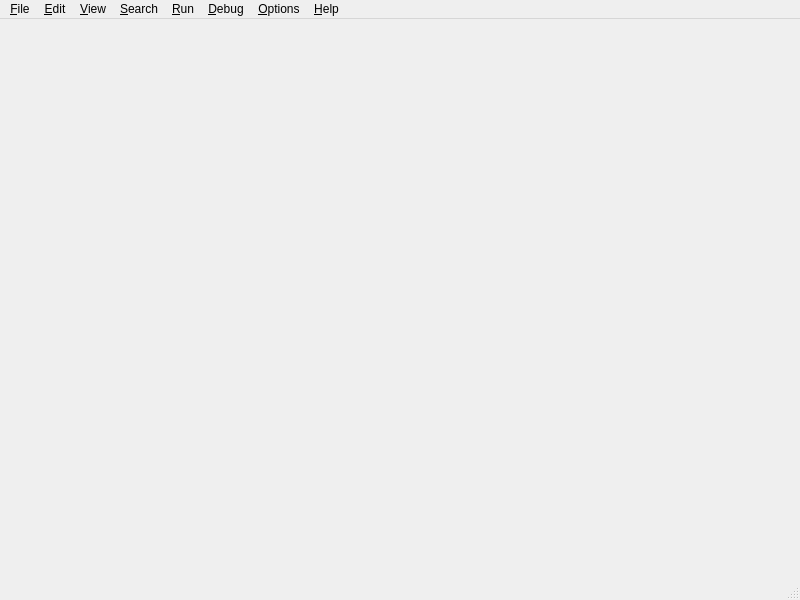
<?xml version="1.0" encoding="UTF-8"?>
<ui version="4.0">
 <class>MainWindow</class>
 <widget class="QMainWindow" name="MainWindow">
  <property name="geometry">
   <rect>
    <x>0</x>
    <y>0</y>
    <width>800</width>
    <height>600</height>
   </rect>
  </property>
  <property name="windowTitle">
   <string>ne0ndrag0n qLua</string>
  </property>
  <widget class="QWidget" name="centralwidget"/>
  <widget class="QMenuBar" name="menubar">
   <property name="geometry">
    <rect>
     <x>0</x>
     <y>0</y>
     <width>800</width>
     <height>19</height>
    </rect>
   </property>
   <widget class="QMenu" name="menu_File">
    <property name="title">
     <string>&amp;File</string>
    </property>
    <addaction name="action_New"/>
    <addaction name="action_Open"/>
    <addaction name="action_Save"/>
    <addaction name="actionSave_As"/>
    <addaction name="separator"/>
    <addaction name="action_Print"/>
    <addaction name="separator"/>
    <addaction name="actionE_xit"/>
   </widget>
   <widget class="QMenu" name="menu_Edit">
    <property name="title">
     <string>&amp;Edit</string>
    </property>
    <addaction name="actionCu_t"/>
    <addaction name="action_Copy"/>
    <addaction name="action_Paste"/>
    <addaction name="actionCl_ear"/>
    <addaction name="separator"/>
    <addaction name="actionNew_Function"/>
   </widget>
   <widget class="QMenu" name="menu_View">
    <property name="title">
     <string>&amp;View</string>
    </property>
   </widget>
   <widget class="QMenu" name="menu_Search">
    <property name="title">
     <string>&amp;Search</string>
    </property>
   </widget>
   <widget class="QMenu" name="menu_Run">
    <property name="title">
     <string>&amp;Run</string>
    </property>
   </widget>
   <widget class="QMenu" name="menu_Debug">
    <property name="title">
     <string>&amp;Debug</string>
    </property>
   </widget>
   <widget class="QMenu" name="menu_Options">
    <property name="title">
     <string>&amp;Options</string>
    </property>
   </widget>
   <widget class="QMenu" name="menu_Help">
    <property name="title">
     <string>&amp;Help</string>
    </property>
   </widget>
   <addaction name="menu_File"/>
   <addaction name="menu_Edit"/>
   <addaction name="menu_View"/>
   <addaction name="menu_Search"/>
   <addaction name="menu_Run"/>
   <addaction name="menu_Debug"/>
   <addaction name="menu_Options"/>
   <addaction name="menu_Help"/>
  </widget>
  <widget class="QStatusBar" name="statusbar"/>
  <action name="action_New">
   <property name="text">
    <string>&amp;New</string>
   </property>
  </action>
  <action name="action_Open">
   <property name="text">
    <string>&amp;Open</string>
   </property>
  </action>
  <action name="action_Save">
   <property name="text">
    <string>&amp;Save</string>
   </property>
  </action>
  <action name="actionSave_As">
   <property name="text">
    <string>Save &amp;As...</string>
   </property>
  </action>
  <action name="action_Print">
   <property name="text">
    <string>&amp;Print...</string>
   </property>
  </action>
  <action name="actionE_xit">
   <property name="text">
    <string>E&amp;xit</string>
   </property>
  </action>
  <action name="actionCu_t">
   <property name="text">
    <string>Cu&amp;t</string>
   </property>
  </action>
  <action name="action_Copy">
   <property name="text">
    <string>&amp;Copy</string>
   </property>
  </action>
  <action name="action_Paste">
   <property name="text">
    <string>&amp;Paste</string>
   </property>
  </action>
  <action name="actionCl_ear">
   <property name="text">
    <string>Cl&amp;ear</string>
   </property>
  </action>
  <action name="actionNew_Function">
   <property name="text">
    <string>New &amp;Function...</string>
   </property>
  </action>
 </widget>
 <resources/>
 <connections/>
</ui>
